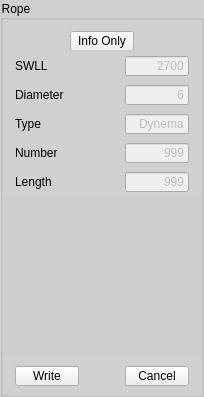
       <widget class="QGroupBox" name="gbRope">
        <property name="styleSheet">
         <string notr="true">QGroupBox {
    background-color: #d0d0d0;
}
</string>
        </property>
        <property name="title">
         <string>Rope</string>
        </property>
        <layout class="QVBoxLayout" name="verticalLayout_4">
         <property name="spacing">
          <number>0</number>
         </property>
         <property name="leftMargin">
          <number>0</number>
         </property>
         <property name="topMargin">
          <number>0</number>
         </property>
         <property name="rightMargin">
          <number>0</number>
         </property>
         <property name="bottomMargin">
          <number>0</number>
         </property>
         <item>
          <widget class="QGroupBox" name="groupBox_6">
           <property name="maximumSize">
            <size>
             <width>16777215</width>
             <height>30</height>
            </size>
           </property>
           <property name="styleSheet">
            <string notr="true">QGroupBox {
    border: none;
    margin-top: 0px;
}
</string>
           </property>
           <property name="title">
            <string/>
           </property>
           <layout class="QHBoxLayout" name="horizontalLayout_47">
            <property name="spacing">
             <number>0</number>
            </property>
            <property name="topMargin">
             <number>5</number>
            </property>
            <property name="bottomMargin">
             <number>0</number>
            </property>
            <item>
             <widget class="QPushButton" name="btnRopeEdit">
              <property name="minimumSize">
               <size>
                <width>0</width>
                <height>20</height>
               </size>
              </property>
              <property name="maximumSize">
               <size>
                <width>64</width>
                <height>20</height>
               </size>
              </property>
              <property name="text">
               <string>Info Only</string>
              </property>
             </widget>
            </item>
           </layout>
          </widget>
         </item>
         <item>
          <widget class="QGroupBox" name="groupBox_13">
           <property name="maximumSize">
            <size>
             <width>16777215</width>
             <height>30</height>
            </size>
           </property>
           <property name="styleSheet">
            <string notr="true">QGroupBox {
    border: none;
    margin-top: 0px;
}
</string>
           </property>
           <property name="title">
            <string/>
           </property>
           <layout class="QHBoxLayout" name="horizontalLayout_6">
            <property name="spacing">
             <number>0</number>
            </property>
            <property name="topMargin">
             <number>0</number>
            </property>
            <property name="bottomMargin">
             <number>0</number>
            </property>
            <item>
             <widget class="QLabel" name="label_4">
              <property name="maximumSize">
               <size>
                <width>16777215</width>
                <height>20</height>
               </size>
              </property>
              <property name="text">
               <string>SWLL</string>
              </property>
             </widget>
            </item>
            <item>
             <spacer name="horizontalSpacer_4">
              <property name="orientation">
               <enum>Qt::Orientation::Horizontal</enum>
              </property>
              <property name="sizeHint" stdset="0">
               <size>
                <width>40</width>
                <height>20</height>
               </size>
              </property>
             </spacer>
            </item>
            <item>
             <widget class="QLineEdit" name="txtRopeSWLL">
              <property name="enabled">
               <bool>false</bool>
              </property>
              <property name="minimumSize">
               <size>
                <width>64</width>
                <height>0</height>
               </size>
              </property>
              <property name="maximumSize">
               <size>
                <width>64</width>
                <height>20</height>
               </size>
              </property>
              <property name="text">
               <string>2700</string>
              </property>
              <property name="alignment">
               <set>Qt::AlignmentFlag::AlignRight|Qt::AlignmentFlag::AlignTrailing|Qt::AlignmentFlag::AlignVCenter</set>
              </property>
             </widget>
            </item>
           </layout>
          </widget>
         </item>
         <item>
          <widget class="QGroupBox" name="groupBox_36">
           <property name="maximumSize">
            <size>
             <width>16777215</width>
             <height>30</height>
            </size>
           </property>
           <property name="styleSheet">
            <string notr="true">QGroupBox {
    border: none;
    margin-top: 0px;
}
</string>
           </property>
           <property name="title">
            <string/>
           </property>
           <layout class="QHBoxLayout" name="horizontalLayout_29">
            <property name="topMargin">
             <number>0</number>
            </property>
            <property name="bottomMargin">
             <number>0</number>
            </property>
            <item>
             <widget class="QLabel" name="label_23">
              <property name="maximumSize">
               <size>
                <width>16777215</width>
                <height>20</height>
               </size>
              </property>
              <property name="text">
               <string>Diameter</string>
              </property>
             </widget>
            </item>
            <item>
             <spacer name="horizontalSpacer_31">
              <property name="orientation">
               <enum>Qt::Orientation::Horizontal</enum>
              </property>
              <property name="sizeHint" stdset="0">
               <size>
                <width>40</width>
                <height>20</height>
               </size>
              </property>
             </spacer>
            </item>
            <item>
             <widget class="QLineEdit" name="txtRopeDiameter">
              <property name="enabled">
               <bool>false</bool>
              </property>
              <property name="minimumSize">
               <size>
                <width>64</width>
                <height>0</height>
               </size>
              </property>
              <property name="maximumSize">
               <size>
                <width>64</width>
                <height>20</height>
               </size>
              </property>
              <property name="text">
               <string>6</string>
              </property>
              <property name="alignment">
               <set>Qt::AlignmentFlag::AlignRight|Qt::AlignmentFlag::AlignTrailing|Qt::AlignmentFlag::AlignVCenter</set>
              </property>
             </widget>
            </item>
           </layout>
          </widget>
         </item>
         <item>
          <widget class="QGroupBox" name="groupBox_35">
           <property name="maximumSize">
            <size>
             <width>16777215</width>
             <height>30</height>
            </size>
           </property>
           <property name="styleSheet">
            <string notr="true">QGroupBox {
    border: none;
    margin-top: 0px;
}
</string>
           </property>
           <property name="title">
            <string/>
           </property>
           <layout class="QHBoxLayout" name="horizontalLayout_28">
            <property name="topMargin">
             <number>0</number>
            </property>
            <property name="bottomMargin">
             <number>0</number>
            </property>
            <item>
             <widget class="QLabel" name="label_22">
              <property name="maximumSize">
               <size>
                <width>16777215</width>
                <height>20</height>
               </size>
              </property>
              <property name="text">
               <string>Type</string>
              </property>
             </widget>
            </item>
            <item>
             <spacer name="horizontalSpacer_30">
              <property name="orientation">
               <enum>Qt::Orientation::Horizontal</enum>
              </property>
              <property name="sizeHint" stdset="0">
               <size>
                <width>40</width>
                <height>20</height>
               </size>
              </property>
             </spacer>
            </item>
            <item>
             <widget class="QLineEdit" name="txtRopeType">
              <property name="enabled">
               <bool>false</bool>
              </property>
              <property name="minimumSize">
               <size>
                <width>64</width>
                <height>0</height>
               </size>
              </property>
              <property name="maximumSize">
               <size>
                <width>64</width>
                <height>20</height>
               </size>
              </property>
              <property name="text">
               <string>Dynema</string>
              </property>
              <property name="alignment">
               <set>Qt::AlignmentFlag::AlignRight|Qt::AlignmentFlag::AlignTrailing|Qt::AlignmentFlag::AlignVCenter</set>
              </property>
             </widget>
            </item>
           </layout>
          </widget>
         </item>
         <item>
          <widget class="QGroupBox" name="groupBox_37">
           <property name="maximumSize">
            <size>
             <width>16777215</width>
             <height>30</height>
            </size>
           </property>
           <property name="styleSheet">
            <string notr="true">QGroupBox {
    border: none;
    margin-top: 0px;
}
</string>
           </property>
           <property name="title">
            <string/>
           </property>
           <layout class="QHBoxLayout" name="horizontalLayout_30">
            <property name="topMargin">
             <number>0</number>
            </property>
            <property name="bottomMargin">
             <number>0</number>
            </property>
            <item>
             <widget class="QLabel" name="label_24">
              <property name="maximumSize">
               <size>
                <width>16777215</width>
                <height>20</height>
               </size>
              </property>
              <property name="text">
               <string>Number</string>
              </property>
             </widget>
            </item>
            <item>
             <spacer name="horizontalSpacer_32">
              <property name="orientation">
               <enum>Qt::Orientation::Horizontal</enum>
              </property>
              <property name="sizeHint" stdset="0">
               <size>
                <width>40</width>
                <height>20</height>
               </size>
              </property>
             </spacer>
            </item>
            <item>
             <widget class="QLineEdit" name="txtRopeNumber">
              <property name="enabled">
               <bool>false</bool>
              </property>
              <property name="minimumSize">
               <size>
                <width>64</width>
                <height>0</height>
               </size>
              </property>
              <property name="maximumSize">
               <size>
                <width>64</width>
                <height>20</height>
               </size>
              </property>
              <property name="text">
               <string>999</string>
              </property>
              <property name="alignment">
               <set>Qt::AlignmentFlag::AlignRight|Qt::AlignmentFlag::AlignTrailing|Qt::AlignmentFlag::AlignVCenter</set>
              </property>
             </widget>
            </item>
           </layout>
          </widget>
         </item>
         <item>
          <widget class="QGroupBox" name="groupBox_38">
           <property name="maximumSize">
            <size>
             <width>16777215</width>
             <height>30</height>
            </size>
           </property>
           <property name="styleSheet">
            <string notr="true">QGroupBox {
    border: none;
    margin-top: 0px;
}
</string>
           </property>
           <property name="title">
            <string/>
           </property>
           <layout class="QHBoxLayout" name="horizontalLayout_31">
            <property name="topMargin">
             <number>0</number>
            </property>
            <property name="bottomMargin">
             <number>0</number>
            </property>
            <item>
             <widget class="QLabel" name="label_25">
              <property name="maximumSize">
               <size>
                <width>16777215</width>
                <height>20</height>
               </size>
              </property>
              <property name="text">
               <string>Length</string>
              </property>
             </widget>
            </item>
            <item>
             <spacer name="horizontalSpacer_33">
              <property name="orientation">
               <enum>Qt::Orientation::Horizontal</enum>
              </property>
              <property name="sizeHint" stdset="0">
               <size>
                <width>40</width>
                <height>20</height>
               </size>
              </property>
             </spacer>
            </item>
            <item>
             <widget class="QLineEdit" name="txtRopeLength">
              <property name="enabled">
               <bool>false</bool>
              </property>
              <property name="minimumSize">
               <size>
                <width>64</width>
                <height>0</height>
               </size>
              </property>
              <property name="maximumSize">
               <size>
                <width>64</width>
                <height>20</height>
               </size>
              </property>
              <property name="text">
               <string>999</string>
              </property>
              <property name="alignment">
               <set>Qt::AlignmentFlag::AlignRight|Qt::AlignmentFlag::AlignTrailing|Qt::AlignmentFlag::AlignVCenter</set>
              </property>
             </widget>
            </item>
           </layout>
          </widget>
         </item>
         <item>
          <spacer name="verticalSpacer_4">
           <property name="orientation">
            <enum>Qt::Orientation::Vertical</enum>
           </property>
           <property name="sizeHint" stdset="0">
            <size>
             <width>20</width>
             <height>40</height>
            </size>
           </property>
          </spacer>
         </item>
         <item>
          <spacer name="verticalSpacer_15">
           <property name="orientation">
            <enum>Qt::Orientation::Vertical</enum>
           </property>
           <property name="sizeHint" stdset="0">
            <size>
             <width>20</width>
             <height>40</height>
            </size>
           </property>
          </spacer>
         </item>
         <item>
          <spacer name="verticalSpacer_8">
           <property name="orientation">
            <enum>Qt::Orientation::Vertical</enum>
           </property>
           <property name="sizeHint" stdset="0">
            <size>
             <width>20</width>
             <height>40</height>
            </size>
           </property>
          </spacer>
         </item>
         <item>
          <spacer name="verticalSpacer_14">
           <property name="orientation">
            <enum>Qt::Orientation::Vertical</enum>
           </property>
           <property name="sizeHint" stdset="0">
            <size>
             <width>20</width>
             <height>40</height>
            </size>
           </property>
          </spacer>
         </item>
         <item>
          <widget class="QGroupBox" name="groupBox_34">
           <property name="styleSheet">
            <string notr="true">QGroupBox {
    border: none;
    margin-top: 0px;
}
</string>
           </property>
           <property name="title">
            <string/>
           </property>
           <layout class="QHBoxLayout" name="horizontalLayout_27">
            <property name="topMargin">
             <number>5</number>
            </property>
            <property name="bottomMargin">
             <number>5</number>
            </property>
            <item>
             <widget class="QPushButton" name="btnRopeWrite">
              <property name="minimumSize">
               <size>
                <width>0</width>
                <height>20</height>
               </size>
              </property>
              <property name="maximumSize">
               <size>
                <width>64</width>
                <height>20</height>
               </size>
              </property>
              <property name="text">
               <string>Write</string>
              </property>
             </widget>
            </item>
            <item>
             <spacer name="horizontalSpacer_38">
              <property name="orientation">
               <enum>Qt::Orientation::Horizontal</enum>
              </property>
              <property name="sizeHint" stdset="0">
               <size>
                <width>40</width>
                <height>20</height>
               </size>
              </property>
             </spacer>
            </item>
            <item>
             <widget class="QPushButton" name="btnRopeCancel">
              <property name="minimumSize">
               <size>
                <width>0</width>
                <height>20</height>
               </size>
              </property>
              <property name="maximumSize">
               <size>
                <width>64</width>
                <height>20</height>
               </size>
              </property>
              <property name="text">
               <string>Cancel</string>
              </property>
             </widget>
            </item>
           </layout>
          </widget>
         </item>
        </layout>
       </widget>
